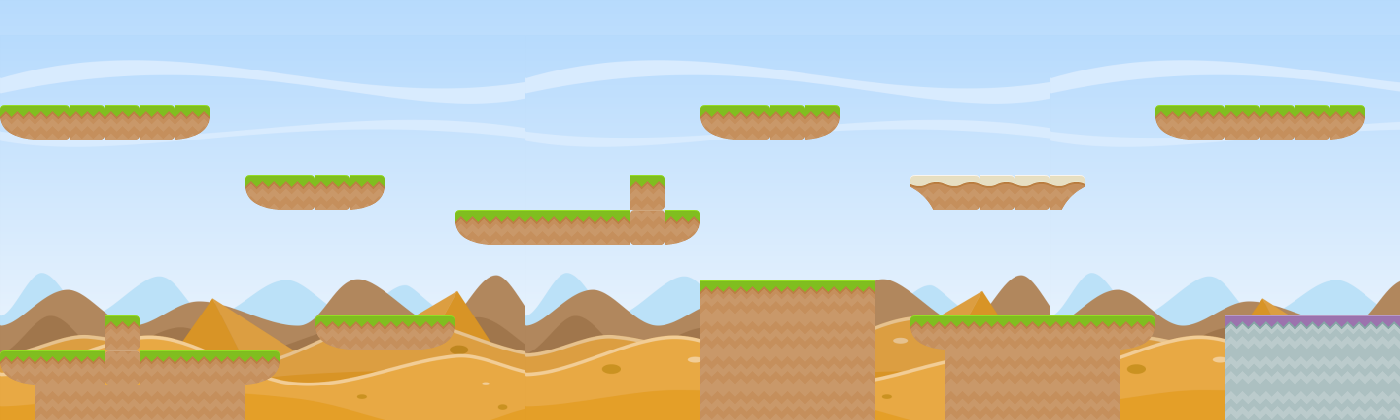

A 2D game scene composited from a Tiled map and its tileset images. What follows is a short description and the map's XML, with each tile layer's data collapsed to a summary:
An orthogonal 40x12 tile map with 35x35 px tiles, 2 tile layers (backgroundLayer, collisionLayer), 2 tilesets and 12 objects.

<map version="1.0" tiledversion="1.0.3" orientation="orthogonal" renderorder="right-down" width="40" height="12" tilewidth="35" tileheight="35" nextobjectid="14">
 <tileset firstgid="1" name="tiles_spritesheet" tilewidth="35" tileheight="35" spacing="1" tilecount="156" columns="12">
  <image source="../images/tiles_spritesheet.png" width="457" height="468" />
 </tileset>
 <tileset firstgid="157" name="420_background" tilewidth="35" tileheight="35" spacing="1" tilecount="165" columns="15">
  <image source="../images/420_background.png" width="560" height="420" />
 </tileset>
 <layer name="backgroundLayer" width="40" height="12">
  <data>[480 cells, 480 non-empty, 165 distinct tile ids]</data>
 </layer>
 <layer name="collisionLayer" width="40" height="12">
  <data>[480 cells, 104 non-empty, 11 distinct tile ids]</data>
 </layer>
 <objectgroup name="objectsLayer">
  <object id="1" gid="147" x="29" y="334" width="35" height="35">
   <properties>
    <property name="type" value="player" />
   </properties>
  </object>
  <object id="2" gid="148" x="1259" y="74" width="35" height="35">
   <properties>
    <property name="key" value="goal" />
    <property name="nextLevel" value="level2" />
    <property name="type" value="goal" />
   </properties>
  </object>
  <object id="3" gid="146" x="359" y="313" width="35" height="35">
   <properties>
    <property name="type" value="enemy" />
    <property name="velocity" value="120" />
   </properties>
  </object>
  <object id="4" gid="146" x="211" y="349" width="35" height="35">
   <properties>
    <property name="type" value="enemy" />
   </properties>
  </object>
  <object id="5" gid="146" x="718" y="98" width="35" height="35">
   <properties>
    <property name="type" value="enemy" />
   </properties>
  </object>
  <object id="6" gid="146" x="947" y="172" width="35" height="35">
   <properties>
    <property name="type" value="enemy" />
   </properties>
  </object>
  <object id="7" gid="146" x="948" y="313" width="35" height="35">
   <properties>
    <property name="type" value="enemy" />
   </properties>
  </object>
  <object id="8" gid="146" x="1287" y="310" width="35" height="35">
   <properties>
    <property name="type" value="enemy" />
   </properties>
  </object>
  <object id="9" gid="146" x="98" y="102" width="35" height="35">
   <properties>
    <property name="type" value="enemy" />
   </properties>
  </object>
  <object id="10" gid="146" x="755" y="279" width="35" height="35">
   <properties>
    <property name="type" value="enemy" />
   </properties>
  </object>
  <object id="11" gid="146" x="315" y="174" width="35" height="35">
   <properties>
    <property name="type" value="enemy" />
   </properties>
  </object>
  <object id="13" gid="146" x="591" y="209" width="35" height="35">
   <properties>
    <property name="type" value="enemy" />
   </properties>
  </object>
 </objectgroup>
</map>
